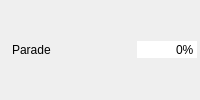
       <widget class="QWidget" name="widget_parade" native="true">
        <property name="minimumSize">
         <size>
          <width>200</width>
          <height>26</height>
         </size>
        </property>
        <layout class="QHBoxLayout" name="horizontalLayout_4">
         <property name="spacing">
          <number>2</number>
         </property>
         <property name="leftMargin">
          <number>3</number>
         </property>
         <property name="topMargin">
          <number>3</number>
         </property>
         <property name="rightMargin">
          <number>3</number>
         </property>
         <property name="bottomMargin">
          <number>3</number>
         </property>
         <item>
          <widget class="QLabel" name="label_7">
           <property name="text">
            <string/>
           </property>
           <property name="pixmap">
            <pixmap resource="../../resources/resources.qrc">:/images/Aptitudes/resi.png</pixmap>
           </property>
          </widget>
         </item>
         <item>
          <widget class="QLabel" name="label_parade">
           <property name="text">
            <string>Parade</string>
           </property>
          </widget>
         </item>
         <item>
          <spacer name="horizontalSpacer_5">
           <property name="orientation">
            <enum>Qt::Horizontal</enum>
           </property>
           <property name="sizeHint" stdset="0">
            <size>
             <width>37</width>
             <height>12</height>
            </size>
           </property>
          </spacer>
         </item>
         <item>
          <widget class="QSpinBox" name="sp_parade">
           <property name="focusPolicy">
            <enum>Qt::NoFocus</enum>
           </property>
           <property name="autoFillBackground">
            <bool>true</bool>
           </property>
           <property name="frame">
            <bool>false</bool>
           </property>
           <property name="alignment">
            <set>Qt::AlignRight|Qt::AlignTrailing|Qt::AlignVCenter</set>
           </property>
           <property name="buttonSymbols">
            <enum>QAbstractSpinBox::NoButtons</enum>
           </property>
           <property name="suffix">
            <string>%</string>
           </property>
           <property name="minimum">
            <number>-999999</number>
           </property>
           <property name="maximum">
            <number>9999999</number>
           </property>
           <property name="stepType">
            <enum>QAbstractSpinBox::DefaultStepType</enum>
           </property>
          </widget>
         </item>
        </layout>
       </widget>
